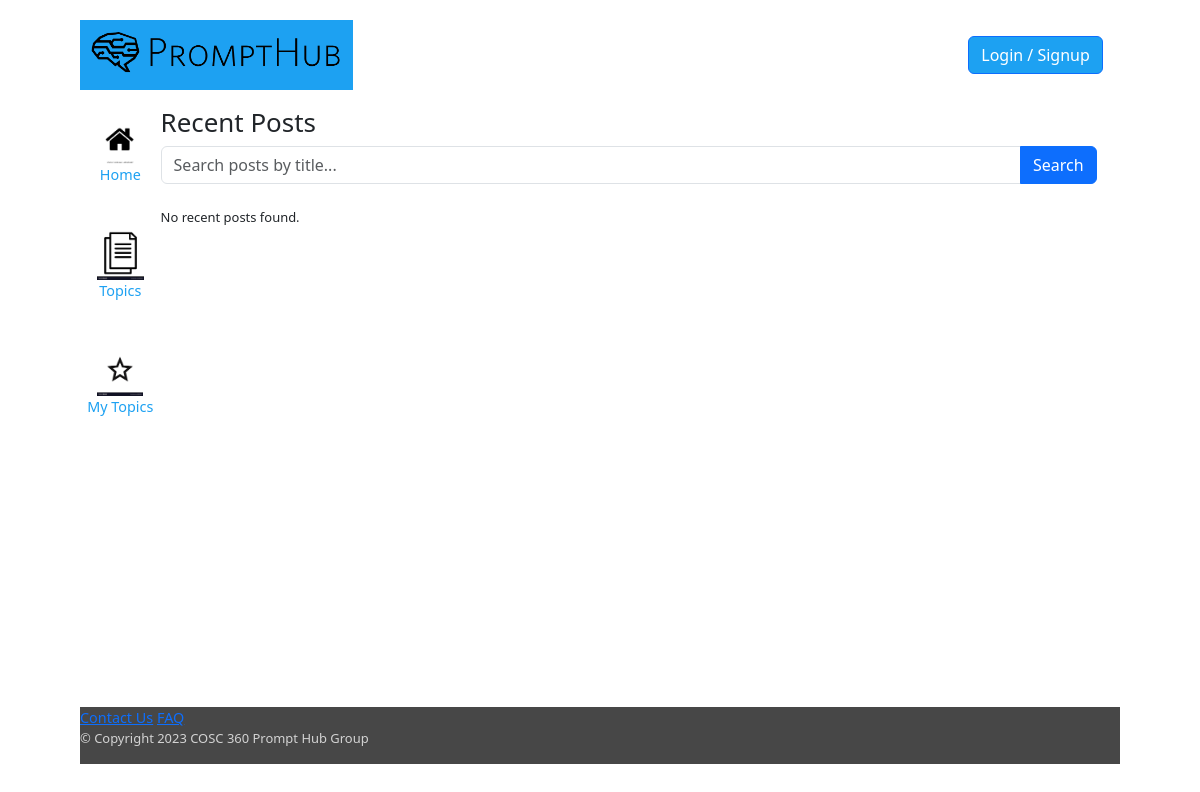
The app's page /, older data.
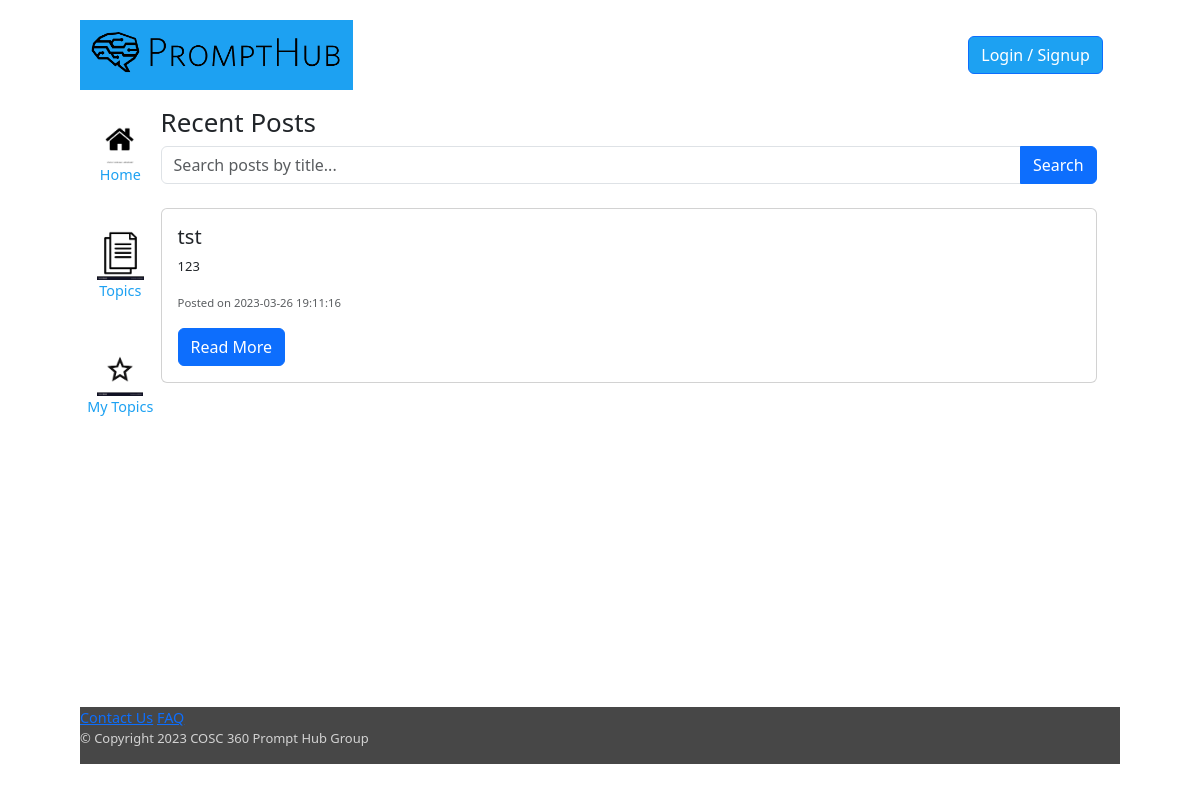
The same page, newer data.
### tables this page shows
CREATE TABLE `posts` (
  `post_id` int(11) NOT NULL,
  `u_id` int(11) NOT NULL,
  `topic_id` int(11) NOT NULL,
  `title` varchar(40) NOT NULL,
  `body` text NOT NULL,
  `images` varchar(200) NOT NULL,
  `creation_time` timestamp NOT NULL DEFAULT current_timestamp()
);

### trending.php (the view, shortened to what this page needs)
<?php
function fetch_recent_posts($conn) {
    $query = "SELECT * FROM posts ORDER BY creation_time DESC";
    $result = $conn->query($query);
    $output = "";
    if ($result->num_rows > 0) {
        while ($row = $result->fetch_assoc()) {
            $output .= '<div class="card mb-3">';
            $output .= '<div class="card-body">';
            $output .= '<h5 class="card-title">' . $row['title'] . '</h5>';
            $output .= '<p class="card-text">' . $row['body'] . '</p>';
            $output .= '<p class="card-text"><small class="text-muted">Posted on ' . $row['creation_time'] . '</small></p>';
            $output .= '<a href="post.php?id=' . $row['post_id'] . '&topic_id=' . $row['topic_id'] . '" class="btn btn-primary">Read More</a>';
            $output .= '</div>';
            $output .= '</div>';
        }
    } else {
        $output = "<p>No recent posts found.</p>";
    }
    return $output;
}
?>

Row changes from the older to the newer data that the page shows:
added posts: title "tst", body "123", creation_time "2023-03-26 19:11:16"
Text that changed along with them:
text no longer shown: "No recent posts found."
